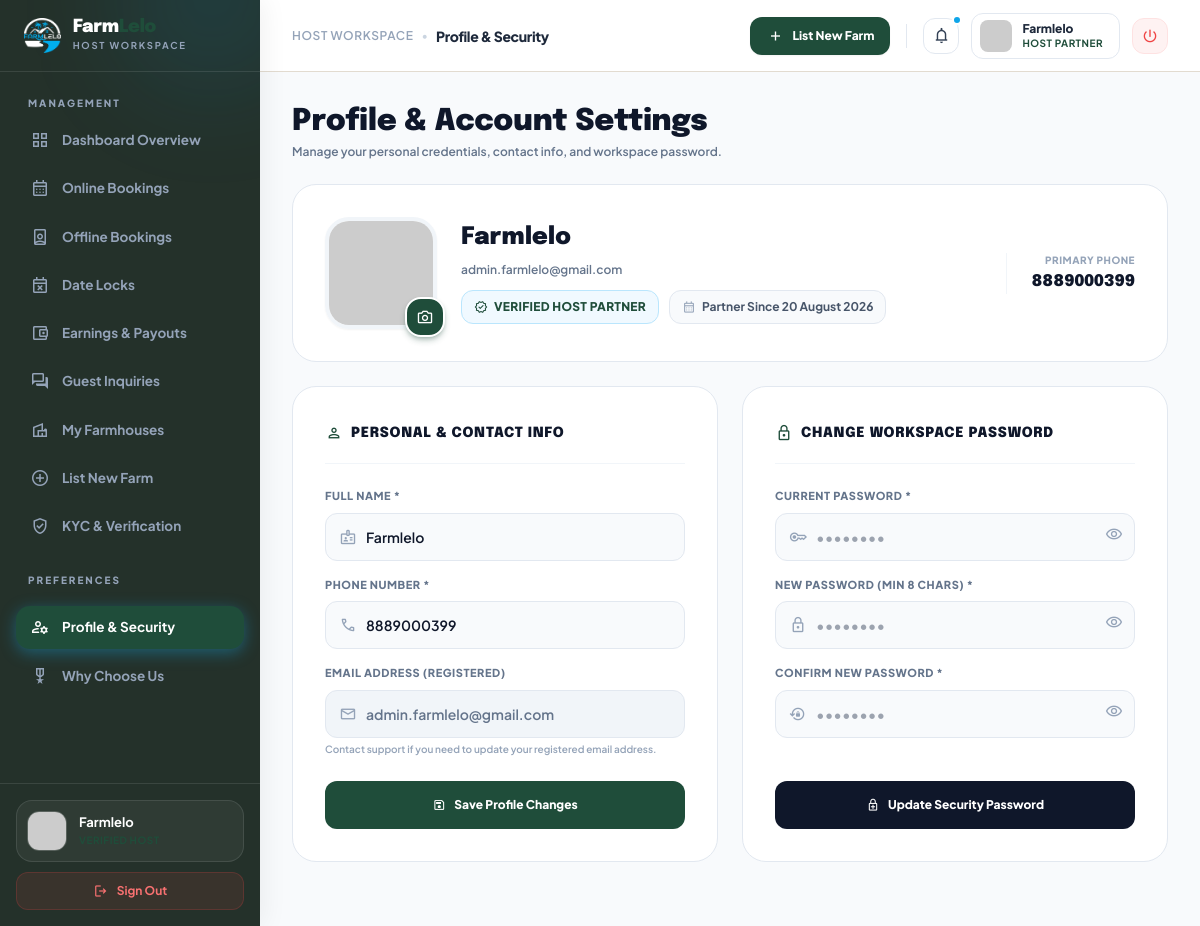
/owner/profile (signed in), run on the app's committed database.
### tables this page shows
CREATE TABLE `owners` (
  `id` int(11) NOT NULL,
  `name` varchar(100) DEFAULT NULL,
  `email` varchar(100) DEFAULT NULL,
  `phone` varchar(15) DEFAULT NULL,
  `password` varchar(255) DEFAULT NULL,
  `status` text NOT NULL,
  `is_logged_in` tinyint(1) NOT NULL DEFAULT 0,
  `profile_image` varchar(255) NOT NULL,
  `created_at` timestamp NULL DEFAULT current_timestamp(),
  `remember_token` varchar(255) DEFAULT NULL,
  `token_expiry` datetime DEFAULT NULL,
  `last_login` timestamp NULL DEFAULT NULL,
  `is_phone_verified` tinyint(1) NOT NULL DEFAULT 1 COMMENT '1 = phone verified, 0 = unverified',
  `is_email_verified` tinyint(1) NOT NULL DEFAULT 0 COMMENT '1 = email verified, 0 = unverified',
  `reset_token` varchar(255) DEFAULT NULL,
  `reset_token_expiry` datetime DEFAULT NULL
);

### app/Controllers/Owner/OwnerProfileController.php (called while the page is built, shortened)
<?php
class OwnerProfileController {
    private OwnerProfileModel $model;
    public function __construct() {
        try {
            $this->db    = Database::connect();
            $this->model = new OwnerProfileModel($this->db);
        } catch (Exception $e) {
            die("Database Initialization Failed: " . htmlspecialchars($e->getMessage()));
        }
    }
    public function index(): void {
        try {
            $ownerId = $this->resolveOwnerId();
            $owner   = $this->model->getOwnerById($ownerId);
            include __DIR__ . '/../../Views/owner/profile.php';
        } catch (Exception $e) {
            die("Error loading profile: " . htmlspecialchars($e->getMessage()));
        }
    }
    private function resolveOwnerId(): int {
        $id = (int) ($_SESSION['user_id'] ?? 0);
        return $id;
    }
}

### index.php (called while the page is built, shortened)
<?php
require_once __DIR__ . '/app/Helpers/Helper.php';
require_once __DIR__ . '/app/routes.php';

### app/Models/Owner/OwnerProfileModel.php (called while the page is built, shortened)
<?php
class OwnerProfileModel {
    private mysqli $db;
    public function __construct(mysqli $db) {
        $this->db = $db;
    }
    public function getOwnerById(int $id): ?array {
        $stmt = $this->db->prepare("SELECT * FROM owners WHERE id = ?");
        $stmt->bind_param("i", $id);
        $stmt->execute();
        $row = $stmt->get_result()->fetch_assoc();
        return $row ?: null;
    }
}

### app/Config/Database.php (called while the page is built, shortened)
<?php
class Database {
    public static function connect() {
        $host = getenv('DB_HOST') ?: ($_ENV['DB_HOST'] ?? 'localhost');
        $user = getenv('DB_USER') ?: ($_ENV['DB_USER'] ?? 'root');
        $pass = getenv('DB_PASS') !== false ? getenv('DB_PASS') : ($_ENV['DB_PASS'] ?? '');
        $name = getenv('DB_NAME') ?: ($_ENV['DB_NAME'] ?? 'Stayora');
        $port = (int)(getenv('DB_PORT') ?: ($_ENV['DB_PORT'] ?? 3306));
        $conn = @new mysqli($host, $user, $pass, $name, $port);
        $conn->query("SET time_zone = '+05:30'");
        return $conn;
    }
}

### app/Helpers/Helper.php (called while the page is built, shortened)
<?php
if (!function_exists('get_base_path')) {
    function get_base_path(): string {
        $base = str_replace('\\', '/', dirname($_SERVER['SCRIPT_NAME']));
        $base = rtrim($base, '/');
        if (isset($_SERVER['REQUEST_URI'])) {
            $uri = parse_url($_SERVER['REQUEST_URI'], PHP_URL_PATH) ?? '';
            if (stripos($uri, $base) === 0) {
                return substr($uri, 0, strlen($base));
            }
        }
        return $base;
    }
}
if (!function_exists('url')) {
    function url(string $path = ''): string {
        $path = '/' . ltrim($path, '/');
        $base = get_base_path();
        return $base . $path;
    }
}

### app/Views/owner/profile.php (the view, shortened to what this page needs)
<?php
include __DIR__ . '/../Includes/owner_header.php';
$owner           = $owner           ?? [];
$profileImage = !empty($owner['profile_image'])
    ? asset('assets/images/uploads/avatars/' . htmlspecialchars($owner['profile_image']))
    : 'https://ui-avatars.com/api/?name=' . urlencode($owner['name'] ?? 'Owner') . '&background=16a5de&color=fff&bold=true&size=128';
$joinDate = !empty($owner['created_at']) ? date('d F Y', strtotime($owner['created_at'])) : 'Recent';
?>
<div class="p-4 md:p-8 max-w-[1100px] mx-auto space-y-6">
    <div>
        <h1 class="font-headline font-black text-2xl md:text-3xl text-slate-900 leading-tight">Profile &amp; Account Settings</h1>
        <p class="text-xs text-slate-500 font-semibold mt-1">Manage your personal credentials, contact info, and workspace password.</p>
    </div>
    <div class="bg-white border border-slate-200 rounded-3xl p-6 md:p-8 shadow-2xs flex flex-col sm:flex-row items-center gap-6">
        <div class="relative shrink-0">
            <img id="avatar-img-preview" src="<?= $profileImage ?>" alt="Profile"
                 class="w-24 h-24 md:w-28 md:h-28 rounded-3xl object-cover border-4 border-slate-100 shadow-sm">
            <label for="avatar-quick-upload"
                   class="absolute -bottom-2 -right-2 w-10 h-10 bg-primary hover:bg-primary-hover text-white rounded-2xl flex items-center justify-center cursor-pointer shadow-md shadow-primary/30 border-2 border-white transition-all active:scale-95"
                   title="Change photo">
                <span class="material-symbols-outlined text-[18px]">photo_camera</span>
            </label>
        </div>
        <div class="flex-1 text-center sm:text-left space-y-2">
            <h2 class="font-headline font-black text-xl md:text-2xl text-slate-900 leading-tight">
                <?= htmlspecialchars($owner['name'] ?? 'Host Partner') ?>
            </h2>
            <p class="text-slate-500 font-semibold text-xs"><?= htmlspecialchars($owner['email'] ?? '') ?></p>
            <div class="flex flex-wrap items-center justify-center sm:justify-start gap-2.5 pt-1">
                <span class="inline-flex items-center gap-1.5 px-3 py-1.5 rounded-xl bg-sky-50 border border-sky-200 text-primary text-xs font-extrabold uppercase tracking-wide">
                    <span class="material-symbols-outlined text-sm">verified</span>
                    <span>Verified Host Partner</span>
                </span>
                <span class="inline-flex items-center gap-1.5 px-3 py-1.5 rounded-xl bg-slate-50 border border-slate-200 text-slate-600 text-xs font-bold">
                    <span class="material-symbols-outlined text-sm text-slate-400">calendar_month</span>
                    <span>Partner Since <?= $joinDate ?></span>
                </span>
            </div>
        </div>
        <div class="hidden md:flex flex-col items-end shrink-0 pl-6 border-l border-slate-100">
            <span class="text-[10px] font-extrabold uppercase text-slate-400 tracking-wider">Primary Phone</span>
            <span class="text-base font-black text-slate-900 font-headline mt-0.5"><?= htmlspecialchars($owner['phone'] ?? '—') ?></span>
        </div>
    </div>
    <div class="grid grid-cols-1 lg:grid-cols-2 gap-6">
        <div class="bg-white border border-slate-200 rounded-3xl p-6 md:p-8 shadow-2xs flex flex-col justify-between">
            <div>
                <h2 class="font-headline font-black text-sm text-slate-900 uppercase tracking-wider flex items-center gap-2 pb-4 border-b border-slate-100 mb-6">
                    <span class="material-symbols-outlined text-primary text-lg">person</span>
                    <span>Personal &amp; Contact Info</span>
                </h2>
                <form action="<?= url('owner/profile/update') ?>" method="POST" enctype="multipart/form-data" class="space-y-4" id="profile-form">
                    <div>
                        <label class="block text-[11px] font-extrabold uppercase tracking-wider text-slate-500 mb-2">Full Name *</label>
                        <div class="relative flex items-center">
                            <span class="material-symbols-outlined absolute left-3.5 text-slate-400 text-lg">badge</span>
                            <input type="text" name="name" value="<?= htmlspecialchars($owner['name'] ?? '') ?>" required
                                   class="w-full h-12 pl-10 pr-4 rounded-xl border border-slate-200 focus:border-primary focus:ring-3 focus:ring-primary/15 outline-none text-sm font-semibold text-slate-900 transition bg-slate-50 focus:bg-white">
                        </div>
                    </div>
                    <div>
                        <label class="block text-[11px] font-extrabold uppercase tracking-wider text-slate-500 mb-2">Phone Number *</label>
                        <div class="relative flex items-center">
                            <span class="material-symbols-outlined absolute left-3.5 text-slate-400 text-lg">call</span>
                            <input type="tel" name="phone" value="<?= htmlspecialchars($owner['phone'] ?? '') ?>" maxlength="10" pattern="[0-9]{10}" required
                                   class="w-full h-12 pl-10 pr-4 rounded-xl border border-slate-200 focus:border-primary focus:ring-3 focus:ring-primary/15 outline-none text-sm font-semibold text-slate-900 transition bg-slate-50 focus:bg-white">
                        </div>
                    </div>
                    <div>
                        <label class="block text-[11px] font-extrabold uppercase tracking-wider text-slate-500 mb-2">Email Address (Registered)</label>
                        <div class="relative flex items-center">
                            <span class="material-symbols-outlined absolute left-3.5 text-slate-400 text-lg">mail</span>
                            <input type="email" value="<?= htmlspecialchars($owner['email'] ?? '') ?>" readonly
                                   class="w-full h-12 pl-10 pr-4 rounded-xl border border-slate-200 outline-none text-sm font-semibold text-slate-500 bg-slate-100 cursor-not-allowed">
                        </div>
                        <p class="text-[10px] text-slate-400 mt-1 font-semibold">Contact support if you need to update your registered email address.</p>
                    </div>
                </form>
            </div>
            <div class="pt-6">
                <button type="submit" form="profile-form"
                        class="w-full h-12 bg-primary hover:bg-primary-hover text-white rounded-xl text-xs font-extrabold flex items-center justify-center gap-2 shadow-xs transition-all active:scale-95">
                    <span class="material-symbols-outlined text-sm">save</span>
                    <span>Save Profile Changes</span>
                </button>
            </div>
        </div>
        <div class="bg-white border border-slate-200 rounded-3xl p-6 md:p-8 shadow-2xs flex flex-col justify-between">
            <div>
                <h2 class="font-headline font-black text-sm text-slate-900 uppercase tracking-wider flex items-center gap-2 pb-4 border-b border-slate-100 mb-6">
                    <span class="material-symbols-outlined text-primary text-lg">lock</span>
                    <span>Change Workspace Password</span>
                </h2>
                <form action="<?= url('owner/profile/change-password') ?>" method="POST" class="space-y-4" id="password-form">
                    <div>
                        <label class="block text-[11px] font-extrabold uppercase tracking-wider text-slate-500 mb-2">Current Password *</label>
                        <div class="relative flex items-center">
                            <span class="material-symbols-outlined absolute left-3.5 text-slate-400 text-lg">key</span>
                            <input type="password" name="current_password" id="cur_pwd" placeholder="••••••••" required
                                   class="w-full h-12 pl-10 pr-10 rounded-xl border border-slate-200 focus:border-primary focus:ring-3 focus:ring-primary/15 outline-none text-sm font-semibold text-slate-900 transition bg-slate-50 focus:bg-white">
                            <button type="button" class="absolute right-3 text-slate-400 hover:text-primary" onclick="togglePass('cur_pwd', this)">
                                <span class="material-symbols-outlined text-[18px]">visibility</span>
                            </button>
                        </div>
                    </div>
                    <div>
                        <label class="block text-[11px] font-extrabold uppercase tracking-wider text-slate-500 mb-2">New Password (Min 8 chars) *</label>
                        <div class="relative flex items-center">
                            <span class="material-symbols-outlined absolute left-3.5 text-slate-400 text-lg">lock</span>
                            <input type="password" name="new_password" id="new_pwd" placeholder="••••••••" minlength="8" required
                                   class="w-full h-12 pl-10 pr-10 rounded-xl border border-slate-200 focus:border-primary focus:ring-3 focus:ring-primary/15 outline-none text-sm font-semibold text-slate-900 transition bg-slate-50 focus:bg-white">
                            <button type="button" class="absolute right-3 text-slate-400 hover:text-primary" onclick="togglePass('new_pwd', this)">
                                <span class="material-symbols-outlined text-[18px]">visibility</span>
                            </button>
                        </div>
                    </div>
                    <div>
                        <label class="block text-[11px] font-extrabold uppercase tracking-wider text-slate-500 mb-2">Confirm New Password *</label>
                        <div class="relative flex items-center">
                            <span class="material-symbols-outlined absolute left-3.5 text-slate-400 text-lg">lock_reset</span>
                            <input type="password" name="confirm_password" id="cnf_pwd" placeholder="••••••••" minlength="8" required
                                   class="w-full h-12 pl-10 pr-10 rounded-xl border border-slate-200 focus:border-primary focus:ring-3 focus:ring-primary/15 outline-none text-sm font-semibold text-slate-900 transition bg-slate-50 focus:bg-white">
                            <button type="button" class="absolute right-3 text-slate-400 hover:text-primary" onclick="togglePass('cnf_pwd', this)">
                                <span class="material-symbols-outlined text-[18px]">visibility</span>
                            </button>
                        </div>
                    </div>
                </form>
            </div>
            <div class="pt-6">
                <button type="submit" form="password-form"
                        class="w-full h-12 bg-slate-900 hover:bg-black text-white rounded-xl text-xs font-extrabold flex items-center justify-center gap-2 shadow-xs transition-all active:scale-95">
                    <span class="material-symbols-outlined text-sm">enhanced_encryption</span>
                    <span>Update Security Password</span>
                </button>
            </div>
        </div>
    </div>
</div>
<?php
include __DIR__ . '/../Includes/owner_footer.php';
?>

### data on the page
owners: name "Farmlelo", email "admin.farmlelo@gmail.com", created_at "20 August 2026", phone "8889000399"

### other printed values
$ownerName "Farmlelo"
